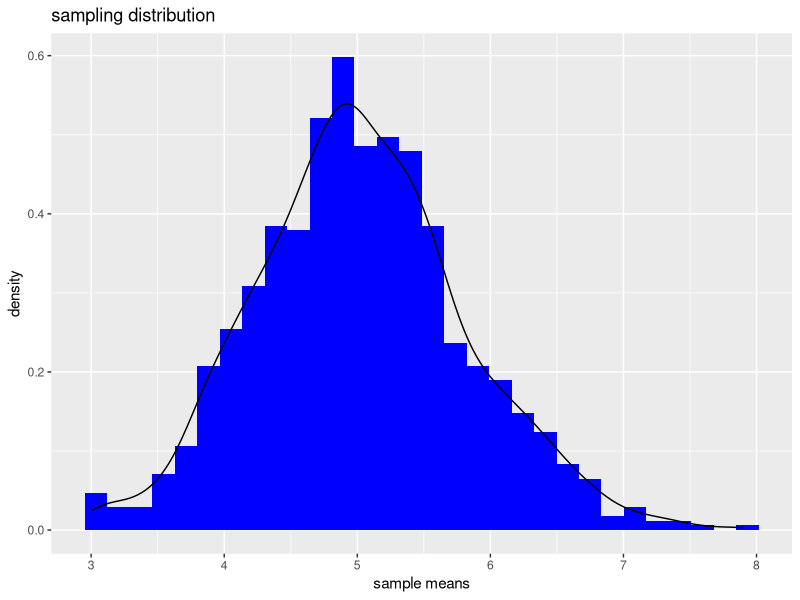

This chart was generated by the following R code:
## ---- chunk 1
library(ggplot2)
library(dplyr)
mn<-vector("numeric",length = 1000)
for(i in 1:1000){
  mn[i]<-mean(rexp(40,0.2))
}
th_mean=1/0.2
sample_mean=mean(mn)
## ---- chunk 2
th_var<-((1/0.2)^2)/40
sample_var<-var(mn)

## ---- chunk 3
g<-ggplot(data.frame(mn=mn),aes(mn))+geom_histogram(fill="blue",aes(y=..density..))
g<-g+geom_density(col="black")+labs(x="sample means")+labs(title="sampling distribution")
g
